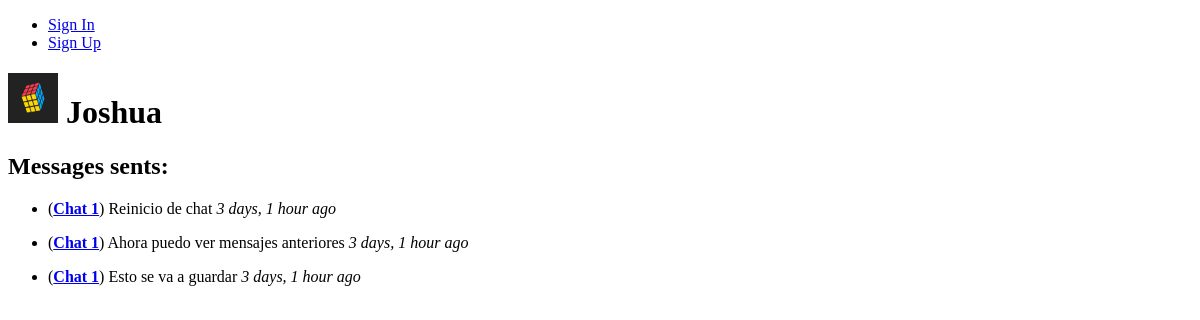
/profile/2, run on an earlier commit of the app's database.
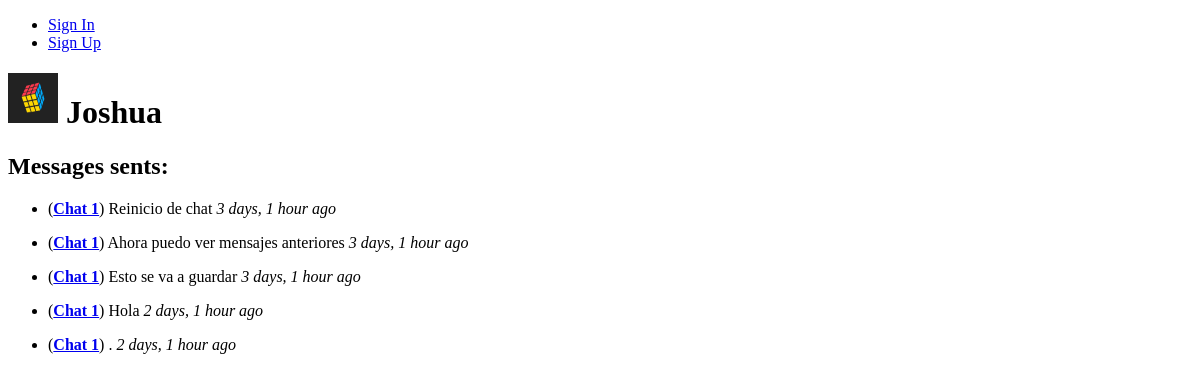
And on a later commit of the database.
### chat/models.py (models this page shows, shortened)
class Message(models.Model):
    sender = models.ForeignKey(Profile, related_name='messages_sents', on_delete=models.SET_NULL, null=True)
    chat = models.ForeignKey(Chat, related_name='messages', on_delete=models.CASCADE, default=None)
    date_sent = models.DateTimeField(auto_now_add=True)
    text = models.TextField()
    file = models.FileField(upload_to='chat/chat_files', blank=True, default=None)
    class Meta:
        ordering = ('date_sent',)

class Chat(models.Model):
    name = models.CharField(max_length=100)
    description = models.TextField()
    users = models.ManyToManyField(Profile, related_name='chats')

### chat/views.py (the view)
# urls.py: path(('profile/<int:id>'), views.profile_view, name='profile_view'),
def profile_view(request, id):
    profile = Profile.objects.get(id=id)
    messages_sents = Message.objects.filter(sender_id=id)
    context = {'profile': profile, 'messages_sents': messages_sents}
    return render(request, 'profile.html', context)

### chat/templates/profile.html
{% extends "base.html" %}
{% block content %}
    <h1>
        <img src="{{ profile.img.url }}" alt="{{ profile.user.username }}" width="50" height="50"> {{ profile.user.username }}
    </h1>
    <h2>
        Messages sents:
    </h2>
    <div>
        <ul>
            {% load humanize %}
            {% for message in messages_sents %}
                <li>
                    <p>(<a href="{% url 'chat_interaction_view' message.chat.id %}"><strong>{{message.chat.name}}</a></strong>) {{ message.text }} <em>{{ message.date_sent|timesince }} ago</em></p>
                </li>
            {% endfor %}
        </ul>
    </div>
{% endblock %}

What changed in the data, as far as the page shows it:
added Message: chat.name "Chat 1", text "Hola", date_sent "2 days, 1 hour"
added Message: chat.name "Chat 1", text ".", date_sent "2 days, 1 hour"
